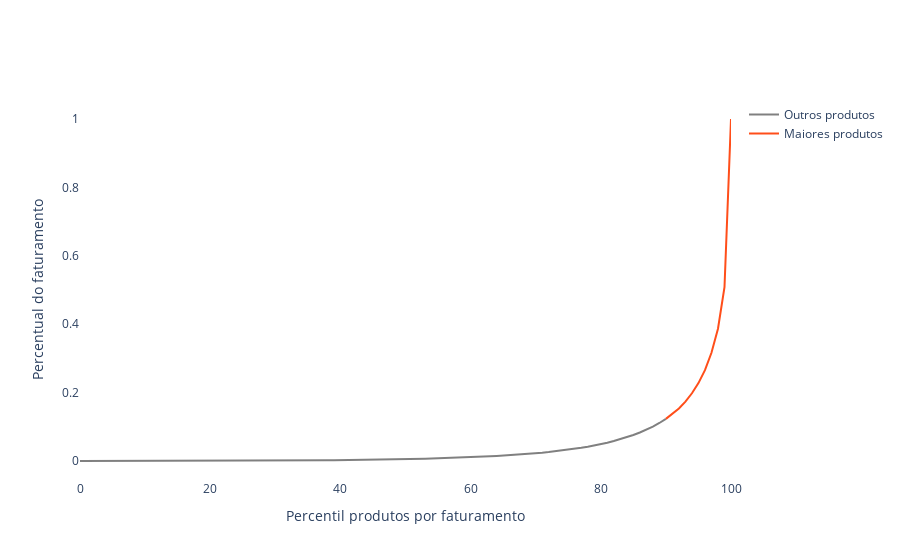

Write notebook code for a chart like this one.
### Code cell
def plot_cumulative_revenue(df, purchase, threshold):
    # Your data processing code
    product_revenue = df.groupby(['product_id']).agg(revenue_product=(purchase, 'sum')).sort_values(by='revenue_product')
    product_revenue['cumulative_revenue'] = product_revenue['revenue_product'].cumsum()
    product_revenue['percentile'] = pd.qcut(product_revenue['revenue_product'], q=101, labels=False, duplicates='drop')
    df_percentile = product_revenue.groupby('percentile')['cumulative_revenue'].max().reset_index()
    df_percentile['percentage_revenue'] = df_percentile['cumulative_revenue'] / product_revenue['cumulative_revenue'].max()

    # Create the plot
    fig = go.Figure()
    blue_line = df_percentile[df_percentile['percentile'] <= threshold]
    fig.add_trace(go.Scatter(
        x=blue_line['percentile'],
        y=blue_line['percentage_revenue'],
        mode='lines',
        line=dict(color='gray', width=2),
        name='Outros produtos'
    ))
    hotmart_line = df_percentile[df_percentile['percentile'] >= threshold]
    fig.add_trace(go.Scatter(
        x=hotmart_line['percentile'],
        y=hotmart_line['percentage_revenue'],
        mode='lines',
        line=dict(color='#ff4e1a', width=2),
        name='Maiores produtos'
    ))

    fig.update_layout(
        xaxis_title='Percentil produtos por faturamento',
        yaxis_title='Percentual do faturamento',
        plot_bgcolor='rgba(0,0,0,0)',  # Remove background color
    )
    fig.update_xaxes(showgrid=False)
    fig.update_yaxes(showgrid=False,
                     )
    # Show the figure
    fig.show()

purchase = 'purchase_transformed'
threshold = 90

plot_cumulative_revenue(df, purchase, threshold)

### Figure 1 — Plotly figure (JSON) as saved in the notebook; plotly's stock layout.template omitted (floating-point values rounded to 4 significant figures)
{"data": [{"line": {"color": "gray", "width": 2}, "mode": "lines", "name": "Outros produtos", "type": "scatter", "x": [0, 1, 2, 3, 4, 5, 6, 7, 8, 9, 10, 11, 12, 13, 14, 15, 16, 17, 18, 19, 20, 21, 22, 23, 24, 25, 26, 27, 28, 29, 30, 31, 32, 33, 34, 35, 36, 37, 38, 39, 40, 41, 42, 43, 44, 45, 46, 47, 48, 49, 50, 51, 52, 53, 54, 55, 56, 57, 58, 59, 60, 61, 62, 63, 64, 65, 66, 67, 68, 69, 70, 71, 72, 73, 74, 75, 76, 77, 78, 79, 80, 81, 82, 83, 84, 85, 86, 87, 88, 89, 90], "y": [7.934e-07, 2.861e-06, 7.208e-06, 1.13e-05, 1.694e-05, 2.61e-05, 3.361e-05, 4.43e-05, 5.539e-05, 6.868e-05, 8.509e-05, 0.0001023, 0.0001213, 0.0001413, 0.0001642, 0.0001897, 0.00022, 0.0002502, 0.0002854, 0.0003238, 0.0003615, 0.0004025, 0.0004496, 0.0005019, 0.0005593, 0.0006219, 0.0006922, 0.0007667, 0.000844, 0.0009278, 0.001019, 0.001119, 0.001247, 0.001345, 0.001469, 0.001603, 0.001766, 0.001901, 0.002065, 0.002243, 0.002434, 0.002634, 0.00285, 0.003082, 0.003329, 0.003596, 0.003885, 0.004195, 0.004528, 0.004888, 0.005273, 0.005687, 0.006125, 0.006594, 0.007093, 0.007633, 0.008212, 0.00883, 0.009495, 0.01021, 0.01097, 0.01179, 0.01267, 0.01361, 0.01463, 0.01573, 0.01691, 0.01818, 0.01954, 0.02101, 0.0226, 0.02432, 0.02619, 0.02822, 0.03043, 0.03286, 0.03552, 0.03846, 0.04171, 0.04528, 0.04924, 0.05355, 0.05833, 0.06365, 0.06951, 0.07606, 0.0833, 0.09147, 0.1006, 0.1111, 0.1232]}, {"line": {"color": "#ff4e1a", "width": 2}, "mode": "lines", "name": "Maiores produtos", "type": "scatter", "x": [90, 91, 92, 93, 94, 95, 96, 97, 98, 99, 100], "y": [0.1232, 0.1372, 0.1536, 0.1737, 0.198, 0.2278, 0.2655, 0.3164, 0.3869, 0.5082, 1]}], "layout": {"plot_bgcolor": "rgba(0,0,0,0)", "xaxis": {"showgrid": false, "title": {"text": "Percentil produtos por faturamento"}}, "yaxis": {"showgrid": false, "title": {"text": "Percentual do faturamento"}}}}
